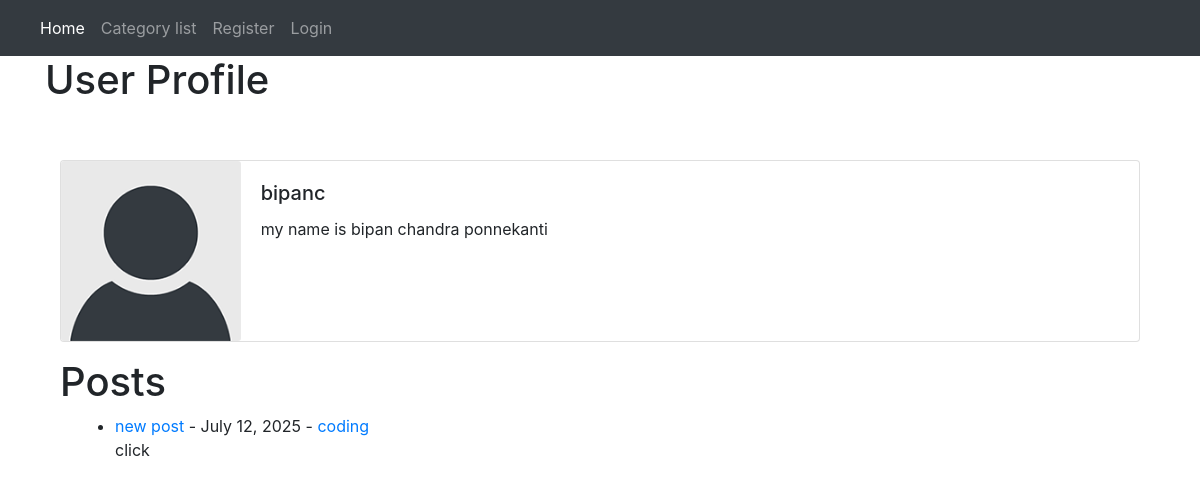
The app's page /members/2/profile with its own data.
### theblog/models.py (models this page shows, shortened)
class profile(models.Model):
    bloguser=models.OneToOneField(User,null=True,on_delete=models.CASCADE)
    bio= models.TextField(blank=True,null=True)
    profile_pic=models.ImageField(null=True,blank=True,upload_to='images/profile/')
    websitelink=models.CharField(null=True,blank=True,max_length=255)
    instagramlink=models.CharField(null=True,blank=True,max_length=255)

class post(models.Model):
    title = models.CharField(max_length=255)
    author= models.ForeignKey(User,on_delete=models.CASCADE)
    header_image=models.ImageField(null=True,blank=True,upload_to='images/')
    body= RichTextField(blank=True,null=True)
    post_date=models.DateField(auto_now_add=True)
    category=models.CharField(max_length=255,default='coding')
    snippet=models.CharField(max_length=255)
    likes=models.ManyToManyField(User,related_name='blog_posts')

### members/views.py (the view)
# urls.py: path('<int:pk>/profile',profileview.as_view(),name='user_profile'),
class profileview(generic.DetailView):
    model=profile
    template_name='registration/userprofile.html'
    def get_context_data(self, *args ,**kwargs):
        context = super(profileview, self).get_context_data(*args ,**kwargs)
        page_user=get_object_or_404(profile,id=self.kwargs['pk'])
        userposts=list(post.objects.filter(author=page_user.bloguser))
        context['page_user']= page_user
        context['userposts']=userposts
        return context

### members/templates/registration/userprofile.html (shortened to what this page needs)
{%extends 'base.html'%}
{%load static%}
{%block content%}
<h1>User Profile</h1>
<br></br>
<div class='container-fluid'>
<div class="card mb-3">
  <div class="row no-gutters">
    <div class="col-md-2">
      {%if page_user.profile_pic %}
      <img src="{{page_user.profile_pic.url}}" class=" card-img" alt="...">
      {%else%}
      <img src="{% static 'theblog/image/default_profile_pic.png'%}" class=" card-img" alt="...">
      {%endif%}
    </div>
    <div class="col-md-10">
      <div class="card-body">
        <h5 class="card-title">{{page_user.bloguser}}</h5>
        <p class="card-text">{{page_user.bio}}</p>
      </div>
    </div>
  </div>
</div>
<h1>Posts</h1>
<div class='container-fluid'>
<ul>
{% for post in userposts %}
    <li><a href='{% url 'blog-article' post.pk %}'>{{post.title}}<a>  - {{post.post_date}} - <a href='{% url 'categorys' post.category|slugify %}'>{{post.category}}</a><br/>
    {{post.snippet}}</li>
{%endfor%}
</ul>
</div>
</div>
{%endblock%}

### records on screen
profile: bloguser "bipanc", bio "my name is bipan chandra ponnekanti"
post: title "new post", post_date "July 12, 2025", category "coding", snippet "click"
